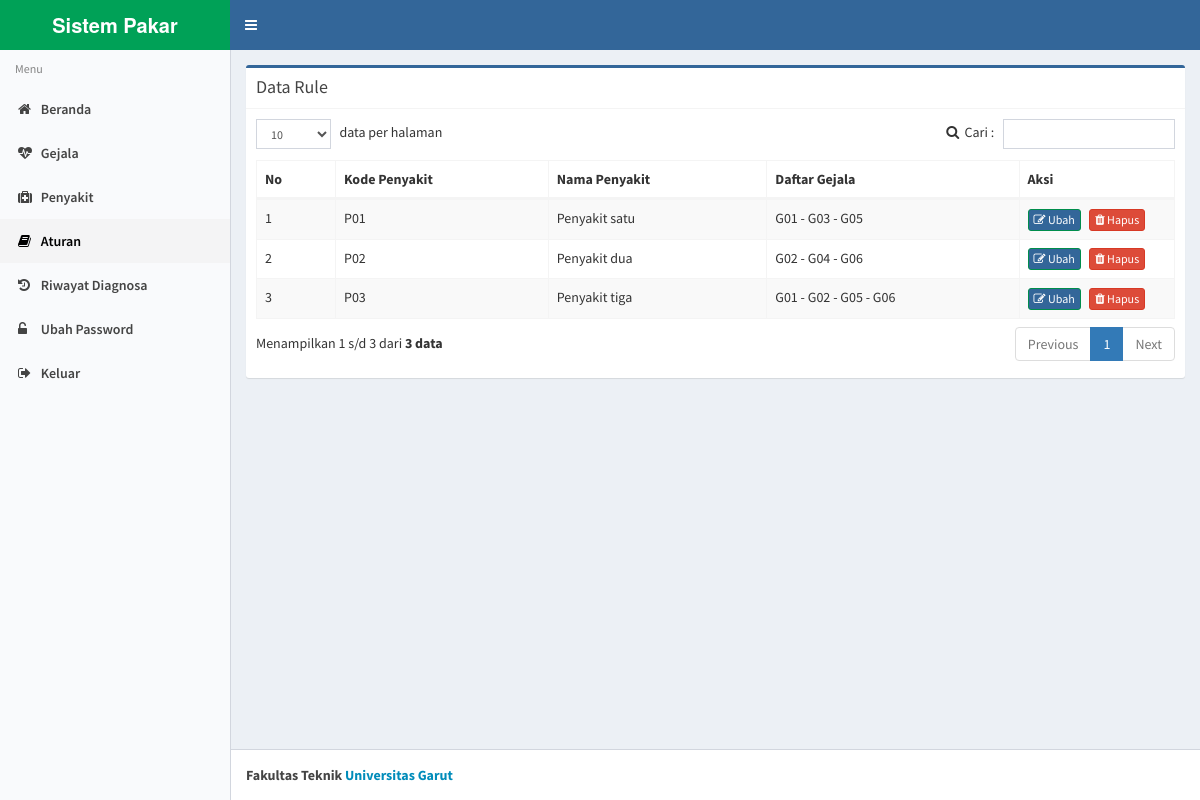
/index.php?page=rule (signed in), run on the app's committed database.
### tables this page shows
CREATE TABLE `penyakit` (
  `id_penyakit` int(11) NOT NULL,
  `kode_penyakit` varchar(20) NOT NULL,
  `nama_penyakit` varchar(50) NOT NULL,
  `deskripsi` text NOT NULL,
  `solusi` text NOT NULL
);

### rule.php (the view, shortened to what this page needs)
<?php
$link_update = '?page=update_rule';
$list_data = '';
$q = "select * from penyakit order by id_penyakit";
$q = mysqli_query($con, $q);
if (mysqli_num_rows($q) > 0) {
    while ($r = mysqli_fetch_array($q)) {
        $id = $r['id_penyakit'];
        $gejala = array();
        $qgejala = "select * from rule where id_penyakit='$id'";
        $qgejala = mysqli_query($con, $qgejala);
        while ($rgejala = mysqli_fetch_array($qgejala)) {
            $r_gejala = mysqli_fetch_array(mysqli_query($con, "select kode_gejala from gejala where id_gejala='" . $rgejala['id_gejala'] . "'"));
            $gejala[] = $r_gejala['kode_gejala'];
        }
        $daftar_gejala = implode(" - ", $gejala);
        $list_data .= '
		<tr>
		<td></td>
		<td>' . $r['kode_penyakit'] . '</td>
		<td>' . $r['nama_penyakit'] . '</td>
		<td>' . $daftar_gejala . '</td>
		<td>
		<a href="' . $link_update . '&amp;id=' . $id . '&amp;action=edit" class="btn btn-success btn-xs" title="Ubah"><i class="fa fa-edit"></i> Ubah</a> &nbsp;
		<a href="#" data-href="' . $link_update . '&amp;id=' . $id . '&amp;action=delete" data-toggle="modal" data-target="#confirm-delete" class="btn btn-danger btn-xs" title="Hapus"><i class="fa fa-trash"></i> Hapus</a></td>
		</tr>';
    }
}
?>
<div class="box box-success">
    <div class="box-header with-border">
        <h3 class="box-title">Data Rule</h3>
    </div>
    <div class="box-body">
        <div class="table-responsive">
            <table class="table table-striped table-bordered" id="dataTables1">
                <thead>
                    <tr>
                        <th>No</th>
                        <th>Kode Penyakit</th>
                        <th>Nama Penyakit</th>
                        <th>Daftar Gejala</th>
                        <th width="120">Aksi</th>
                    </tr>
                </thead>
                <tbody>
                    <?php echo $list_data; ?>
                </tbody>
            </table>
        </div>
    </div>
</div>

### assets/css/custom.css (style rules this page uses)
.dataTable > thead > tr > th[class*="sort"]:after { content: "" !important; }
.dataTable > thead > tr > th[class*="sort"]:before { content: "" !important; }

### data on the page
penyakit: kode_penyakit "P01", nama_penyakit "Penyakit satu", daftar_gejala "G01 - G03 - G05"
penyakit: kode_penyakit "P02", nama_penyakit "Penyakit dua", daftar_gejala "G02 - G04 - G06"
penyakit: kode_penyakit "P03", nama_penyakit "Penyakit tiga", daftar_gejala "G01 - G02 - G05 - G06"
